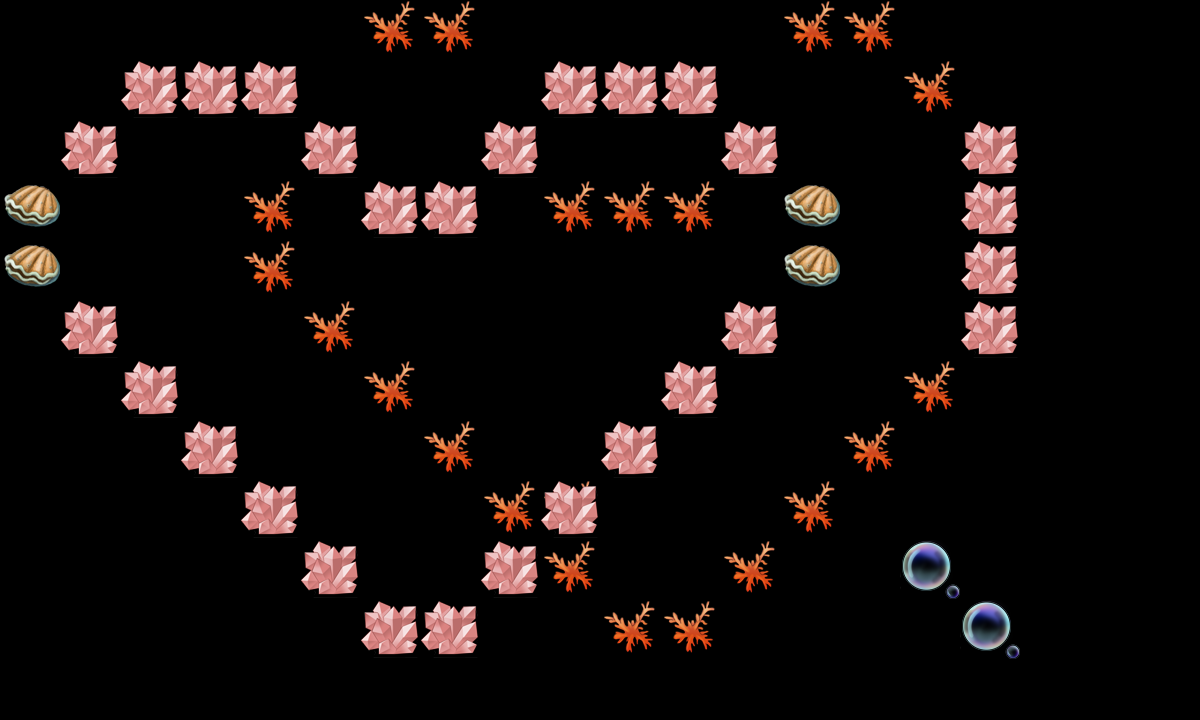

A 2D game scene composited from a Tiled map and its tileset images. What follows is a short description and the map's XML, with each tile layer's data collapsed to a summary:
An orthogonal 20x12 tile map with 60x60 px tiles, 2 tile layers (canDes, cannotDes) and 22 objects (re3, re1, re2, tankpoint, re4, ...).

<map version="1.0" orientation="orthogonal" width="20" height="12" tilewidth="60" tileheight="60">
 <tileset firstgid="1" name="tmw_desert_spacing" tilewidth="60" tileheight="60">
  <image source="tmw_desert_spacing.png" width="480" height="300" />
  <tile id="30">
   <properties>
    <property name="canDes" value="1" />
   </properties>
  </tile>
 </tileset>
 <layer name="canDes" width="20" height="12">
  <data>[240 cells, 28 non-empty, 3 distinct tile ids]</data>
 </layer>
 <layer name="cannotDes" width="20" height="12">
  <data>[240 cells, 28 non-empty, 1 distinct tile ids]</data>
 </layer>
 <objectgroup name="spawnPoints" width="20" height="12">
  <object name="re3" x="508" y="274" width="60" height="60" />
  <object name="re1" x="331" y="449" width="60" height="60" />
  <object name="re2" x="868" y="212" width="60" height="60" />
  <object name="tankpoint" x="814" y="601" width="60" height="60" />
  <object name="re4" x="707" y="450" width="60" height="60" />
  <object name="re5" x="385" y="269" width="60" height="60" />
  <object name="re6" x="155" y="212" width="59" height="60" />
 </objectgroup>
 <objectgroup name="roadPoints" width="20" height="12" visible="0">
  <object name="p1" x="60" y="360" width="60" height="60" />
  <object name="p2" x="420" y="360" width="60" height="60" />
  <object name="p3" x="420" y="540" width="60" height="60" />
  <object name="p4" x="1020" y="540" width="60" height="60" />
 </objectgroup>
 <objectgroup name="bossPoint" width="20" height="12" visible="0">
  <object name="boss1" x="240" y="60" width="60" height="60" />
 </objectgroup>
 <objectgroup name="buildingPoint" width="20" height="12" visible="0">
  <object name="building1" x="540" y="60" width="60" height="60" />
 </objectgroup>
 <objectgroup name="endPoint" width="20" height="12">
  <object name="endpoint" x="211" y="337" width="60" height="60" />
 </objectgroup>
 <objectgroup name="morePoint" width="20" height="12">
  <object name="morepoint" x="520" y="384" width="60" height="60" />
 </objectgroup>
 <objectgroup name="minePoint" width="20" height="12">
  <object name="mine1" x="600" y="537" width="60" height="60" />
  <object name="mine2" x="483" y="602" width="60" height="60" />
  <object name="mine3" x="719" y="177" width="60" height="60" />
  <object name="mine4" x="60" y="238" width="60" height="60" />
  <object name="mine5" x="721" y="241" width="60" height="60" />
  <object name="mine6" x="60" y="176" width="60" height="60" />
  <object name="mine7" x="239" y="540" width="60" height="60" />
 </objectgroup>
</map>
